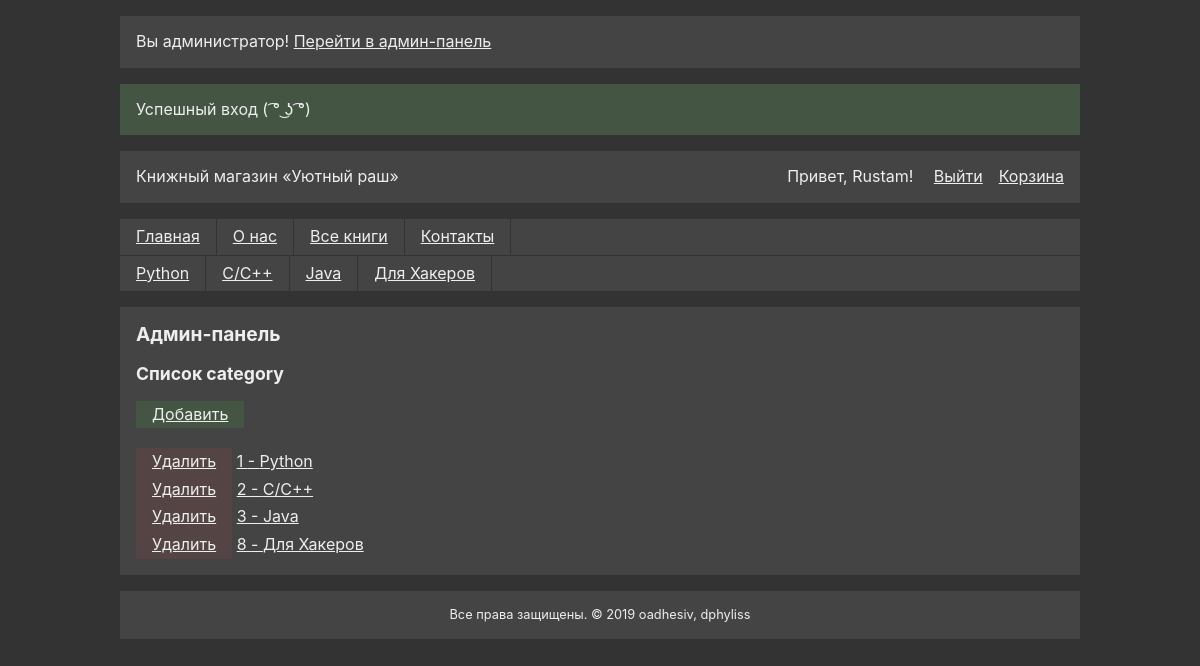
The page /admin.php?entity=category&action=list (signed in) on the database its author committed.
### tables this page shows
CREATE TABLE IF NOT EXISTS `category` (
  `id` int(11) NOT NULL AUTO_INCREMENT COMMENT 'ID',
  `short` varchar(16) NOT NULL COMMENT 'Ключ',
  `name` text DEFAULT NULL COMMENT 'Имя',
  `description` text DEFAULT NULL COMMENT 'Описание',
  `created_at` timestamp NOT NULL DEFAULT current_timestamp() COMMENT 'Дата создания',
  `updated_at` timestamp NOT NULL DEFAULT current_timestamp() COMMENT 'Дата изменения',
  `active` int(1) NOT NULL DEFAULT 0 COMMENT 'Статус',
  PRIMARY KEY (`id`),
  UNIQUE KEY `short` (`short`)
);

### engine/admin.php (the view, shortened to what this page needs)
<?php
function admin_list($DB, $entity) {
  ?>
    <h2 class="page_title_small">Список <?=$entity?></h2>
    <a class="shop_item_basket add" href="/admin.php?entity=<?=$entity?>&action=add">Добавить</a><br><br>
  <?php
  $res = mysqli_query($DB, 'SELECT * FROM `' . $entity . '`');
  while ($row = mysqli_fetch_assoc($res)) {
    if ($entity === 'category' && $row['short'] === 'all') {
      continue;
    }
  ?>
    <a class="shop_item_basket remove" href="/admin.php?entity=<?=$entity?>&action=remove&id=<?=$row['id']?>" onclick="return confirm('Вы уверены? Гораздо лучше просто отключить его показ на сайте.') ? true : false;">Удалить</a>
    <a href="/admin.php?entity=<?=$entity?>&action=edit&id=<?=$row['id']?>"><?=$row['id']?> - <?=$row['name']?></a><br>
  <?php
  }
}
  ?>

### pieces/header.php (shortened to what this page needs)
<?php
$url_category = url_get_category();
?>
<!DOCTYPE html>
<html>
<head>
<link rel="stylesheet" href="/static/style.css">
<link rel="stylesheet" href="/static/desktop.css" media="(min-width: 576px)">
</head>
<body>
<div id="container">
<header id="header">
  <div class="some_block" id="header_top">
    <div id="title">Книжный магазин «Уютный раш»</div>
    <a href="/index.php?action=view&page=basket">Корзина</a>
  </div>
  <navbar class="navigation">
    <a class="nav_link" href="/">Главная</a>
    <a class="nav_link" href="/index.php?action=view&page=about">О нас</a>
    <a class="nav_link" href="/index.php?action=category&category=all">Все книги</a>
    <a class="nav_link" href="/index.php?action=view&page=contacts">Контакты</a>
  </navbar>
  <navbar class="navigation">
    <?php
      $res = get_all($DB, 'category');
      if ($res) {
        while ($row = mysqli_fetch_assoc($res)) {
          $flag = $url_category == $row['short'] ? ' active' : '';
          ?><a class="nav_link<?=$flag?>" href="/index.php?action=category&category=<?=$row['short']?>"><?=$row['name']?></a><?php
        }
      }
    ?>
  </navbar>
</header>
<div class="some_block" id="main">

### static/style.css (style rules this page uses)
* { box-sizing: border-box; }
body { margin: 0; font-family: -apple-system,BlinkMacSystemFont,"Segoe UI",Roboto,"Helvetica Neue",Arial,"Noto Sans",sans-serif,"Apple Color Emoji","Segoe UI Emoji","Segoe UI Symbol","Noto Color Emoji"; background: #333; color: #eee; line-height: 1.231; }
a { color: #eee; text-decoration: underline; }
#container { max-width: 100%; margin: 0 auto; display: grid; grid-row-gap: 1rem; }
#header { display: grid; margin-top: 1rem; }
.some_block { background: #444; padding: 1rem; }
#header_top { display: grid; grid-row-gap: 1rem; }
.navigation { background: #444; display: grid; grid-auto-columns: min-content; grid-auto-flow: column; }
.navigation:first-of-type { margin-top: 1rem; border-bottom: 1px solid #333; }
.nav_link { padding: 0.5rem 1rem; border-right: 1px solid #333; white-space: nowrap; }
.page_title_small { font-size: 1.1rem; margin: 0 0 1rem 0; }
.shop_item_basket { display: inline-block; padding: 0.25rem 1rem; background: #444; }
.shop_item_basket.add { background: #454; }
.shop_item_basket.remove { background: #544; }

### static/desktop.css (style rules this page uses)
@media (min-width: 576px) { #container { max-width: 540px; } }
@media (min-width: 768px) { #container { max-width: 720px; } }
@media (min-width: 768px) { #header_top { grid-template-columns: 1fr min-content min-content; grid-column-gap: 1rem; } }
@media (min-width: 992px) { #container { max-width: 960px; } }

### rows shown on the page
category: name "Python", id "1"
category: name "C/C++", id "2"
category: name "Java", id "3"
category: name "Для Хакеров", id "8"

### other values the page prints
$v['text'] "Успешный вход ( ͡° ͜ʖ ͡°)"
$_SESSION['user']['name'] "Rustam"
$entity "category"
